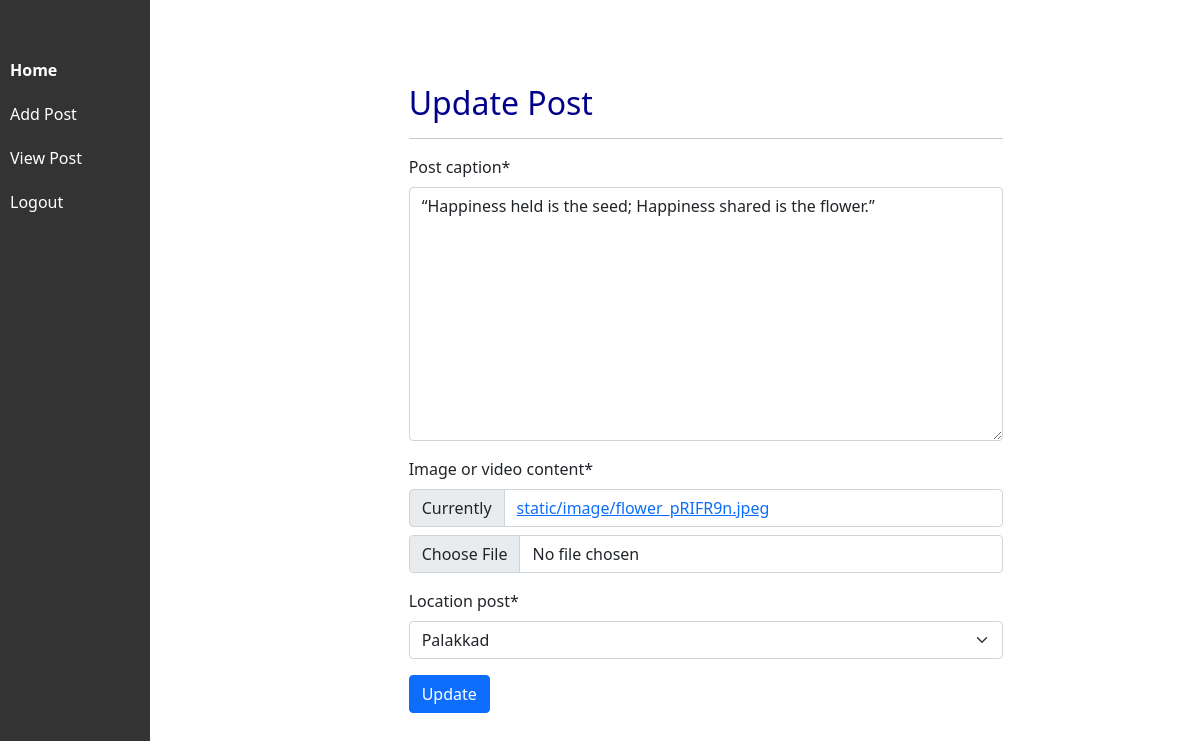
/update/41/ (signed in), run on the app's committed database.
### media_app/models.py (models this page shows, shortened)
class Post(models.Model):
    LOCATION_CHOICES = [
        ('Palakkad', 'Palakkad'),
        ('Calicut', 'Calicut'),
        ('Kochi', 'Kochi'),
        ('Wayanad', 'Wayanad'),
    ]
    Post_caption = models.TextField()
    image_or_video_content = models.FileField(upload_to='static/image/')
    publication_date = models.DateTimeField( auto_now_add=True)
    location_post = models.CharField(max_length=100, choices=LOCATION_CHOICES)
    user = models.ForeignKey(User, on_delete=models.CASCADE)

### media_app/views.py (the view)
# urls.py: path('update/<int:post_id>/', views.update, name='update'),
@login_required
def update(request,post_id):
    post=get_object_or_404(Post, id=post_id)
    if request.method == 'POST':
        form = PostForm(request.POST, instance=post)
        if form.is_valid():
            form.save()
            return redirect('view_posts')
    else:
        form = PostForm(instance=post)
    return render(request, 'media_app/update.html', {'form': form})

### media_app/forms.py
class PostForm(forms.ModelForm):
    class Meta:
        model = Post
        fields = ['Post_caption', 'image_or_video_content', 'location_post']

### templates/media_app/update.html (shortened to what this page needs)
{% extends 'base.html' %}
{% load crispy_forms_tags %}
{% block content %}
  <div class="container">
    <div class="row justify-content-center" style="margin-left: 200px;">
      <div class="col-md-8">
        <h2 class="mt-4">Update Post</h2>
        <hr>
        <form method="post" enctype="multipart/form-data">
          {{ form|crispy }}
          <button type="submit" class="btn btn-primary">Update</button>
        </form>
      </div>
    </div>
  </div>
{% endblock %}

### templates/base.html (style rules this page uses)
h2 { color: darkblue; }
body { padding-top: 60px; background-color:white; }

### data on the page
Post: Post_caption "“Happiness held is the seed; Happiness shared is the flower.”", location_post "Palakkad"
